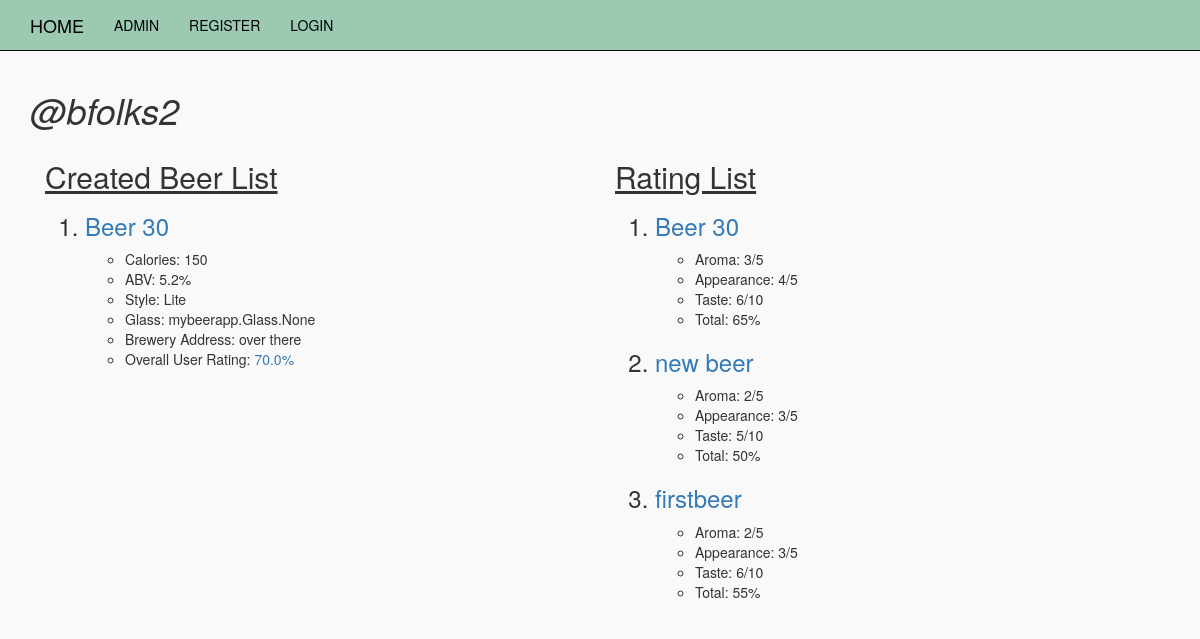
Page /mybeerapp/by/bfolks2/ on the committed database.
### mybeerapp/models.py (models this page shows, shortened)
class Beer(models.Model):
    user=models.ForeignKey(User, related_name='beers', default=1)
    name=models.CharField(max_length=256)
    slug=models.SlugField(allow_unicode=True, default='')
    calories=models.PositiveIntegerField()
    abv=models.DecimalField(max_digits=3, decimal_places=1)
    style=models.CharField(default="It's a beer", max_length=256)
    location=models.CharField(max_length=256)
    created_at = models.DateTimeField(auto_now=True)
    glass=models.ManyToManyField(Glass)
    def _get_total_average(self):
        count=self.ratings.count()
        total=0
        for rating in self.ratings.all():
            total=total+rating.average
        if count==0:
            count=1
        return (total/count)
    total_average = property(_get_total_average)
    def _get_slug_name(self):
        return slugify(self.name)
    slug_name = property(_get_slug_name)

class Rating(models.Model):
    five_choices=(
        (1,'1/5'),
        (2,'2/5'),
        (3,'3/5'),
        (4,'4/5'),
        (5,'5/5'),
    )
    ten_choices=(
        (1,'1/10'),
        (2,'2/10'),
        (3,'3/10'),
        (4,'4/10'),
        (5,'5/10'),
        (6,'6/10'),
        (7,'7/10'),
        (8,'8/10'),
        (9,'9/10'),
        (10,'10/10'),
    )
    user=models.ForeignKey(User, related_name='user_ratings', default=1)
    beer=models.ForeignKey(Beer, related_name='ratings')
    aroma=models.PositiveIntegerField(choices=five_choices)
    appearance=models.PositiveIntegerField(choices=five_choices)
    taste=models.PositiveIntegerField(choices=ten_choices) #taste is weighted
    def _get_average(self):
        return round(((self.aroma + self.appearance + self.taste)/20)*100)
    average = property(_get_average)

### mybeerapp/views.py (the view)
# urls.py: url(r'^by/(?P<username>[-\w]+)/$', views.user_beerlist, name='user_beerlist'),
def user_beerlist(request,username):
    try:
        beer_user = get_object_or_404(User, username=username)
    except User.DoesNotExist:
        raise Http404
    else:
        user_beers = beer_user.beers.all()
        user_ratings = beer_user.user_ratings.all()
    return render(request, 'mybeerapp/user_beerlist.html', {'beer_user':beer_user, 'user_beers':user_beers, 'user_ratings':user_ratings})

### mybeerapp/templates/mybeerapp/user_beerlist.html
{% extends 'base.html' %}
{% block content %}
  <div class="beer_css">
    <h1><em>@{{beer_user}}</em></h1>
    <div class="col-xs-6">
      <h2><u>Created Beer List</u></h2>
      <ol>
        {% for beer in user_beers %}
          <h3><li><a href="{% url 'mybeerapp:beer_details' slug=beer.slug %}">{{beer.name}}</a></li></h3>
          <ul>
            <li>Calories: {{beer.calories}}</li>
            <li>ABV: {{beer.abv}}%</li>
            <li>Style: {{beer.style}}</li>
            <li>Glass: {{beer.glass}}</li>
            <li>Brewery Address: {{beer.location}}</li>
            {% if beer.ratings.count %}
              <li>Overall User Rating: <a href="{% url 'mybeerapp:rating_details' slug=beer.slug %}">{{beer.total_average}}%</a></li>
            {% endif %}
          </ul>
        {% endfor %}
      </ol>
    </div>
    <div class="col-xs-6">
      <h2><u>Rating List</u></h2>
      <ol>
        {% for rating in user_ratings %}
          <h3><li><a href="{% url 'mybeerapp:beer_details' slug=rating.beer.slug %}">{{rating.beer.name}}</a></li></h3>
          <ul>
            <li>Aroma: {{rating.aroma}}/5</li>
            <li>Appearance: {{rating.appearance}}/5</li>
            <li>Taste: {{rating.taste}}/10</li>
            <li>Total: {{rating.average}}%</li>
          </ul>
        {% endfor %}
      </ol>
    </div>
  </div>
{% endblock %}

### static/BeerAPI/css/master5.css (style rules this page uses)
body { background-color: #f9f9f9; padding-top: 30px; padding-bottom: 50px; }
.beer_css { padding-top: 40px; }

### rows in the picture
Beer: name "Beer 30", calories "150", abv "5.2", style "Lite", glass "mybeerapp.Glass.None", location "over there", total_average "70.0"
Rating: beer.name "Beer 30", aroma "3", appearance "4", taste "6", average "65"
Rating: beer.name "new beer", aroma "2", appearance "3", taste "5", average "50"
Rating: beer.name "firstbeer", aroma "2", appearance "3", taste "6", average "55"

### other values in the picture
{{ beer_user }} "bfolks2"
